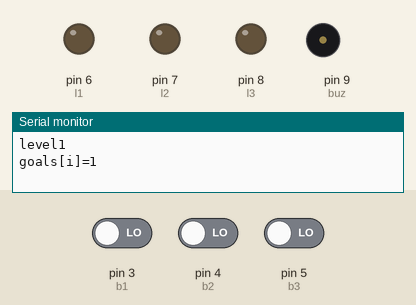
This sketch was run on a simulated Arduino Uno, built with avr-gcc and run on an emulated ATmega328P. On the bench: output pins drawn as LEDs (lit = HIGH), buzzer (waves = sounding), the last lines printed to the serial monitor. Dashed ring = blinking. Inputs (shaded band) come from the test bench; at power-on: pin 4 (b2) LOW, pin 3 (b1) LOW, pin 5 (b3) LOW. Random numbers use the default seed unless the sketch sets one.

Above: at 2.9 s.
3.0 s: pin 4 (b2) driven HIGH
At 3.4 s:
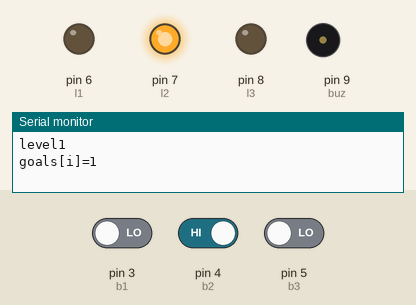
5.0 s: pin 3 (b1) driven HIGH and pin 4 (b2) driven LOW
At 5.8 s:
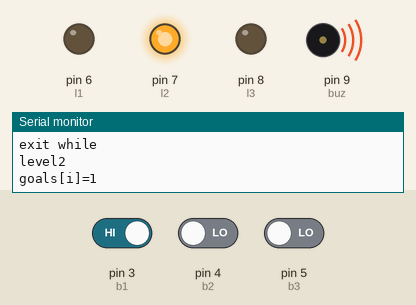
8.0 s: pin 3 (b1) driven LOW
9.6 s: pin 5 (b3) driven HIGH
At 10.0 s:
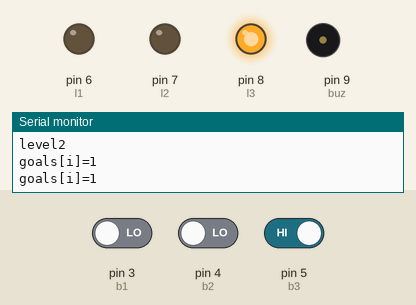
At 10.77 s:
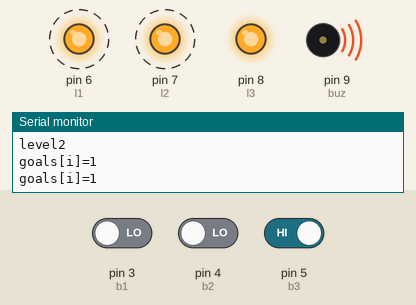
12.6 s: pin 4 (b2) driven HIGH
15.6 s: pin 5 (b3) driven LOW
Timing chart, 0 to 62.8 s (numbered marks = the images above; inputs shaded):
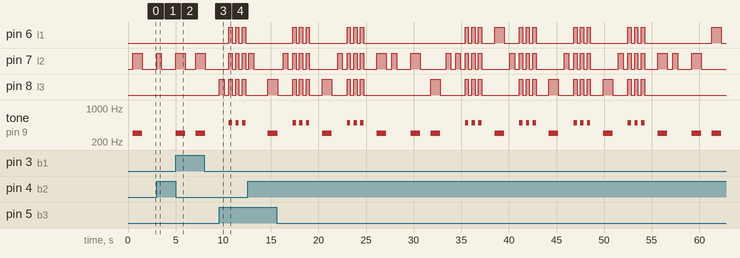

The sketch:

main.ino
```cpp
int b1 = 3;
int l1 = 6;
int b2 = 4;
int l2 = 7;
int b3 = 5;
int l3 = 8;
  int b[3] = {3,4,5};
   int l[3] = {6,7,8};
int buz=9;
    int level = 1;
    int pos[3] = {0,1,2};
    int areYouWiningSon=1;

void setup()
{
    pinMode(b1, INPUT);
    pinMode(l1, OUTPUT);
    pinMode(b2, INPUT);
    pinMode(l2, OUTPUT);
    pinMode(b3, INPUT);
    pinMode(l3, OUTPUT);
        pinMode(buz, OUTPUT);

    Serial.begin(9600);
}
void loop()
{
  areYouWiningSon=1;
    level=1;
  while (areYouWiningSon) {
    //! TODO: generate random number 0 to 2
    int goals[12];
    goals[level-1] = random(3);
    //int goal = random(3);
    //Serial.println(goal);
      Serial.print("level");
      Serial.println(level);
    for (int i =0; i<level; i++) {
      Serial.print("goals[i]=");
      Serial.println(goals[i]);
      ledOff();
      delay(500);
      digitalWrite(l[goals[i]], HIGH);
      tone(buz, 300);
      delay(1000);
      noTone(buz);
      digitalWrite(l[goals[i]], LOW);
      delay(600);
    }
    for (int k=0; k<level; k++) {
      int danger[2] = {3,3};
      int j = 0;
      for(int i=0;i<3;i++){
        if(i!=goals[k]){
          danger[j]= i;
          j++;
        }
      }
      while (true)
      {
        if(digitalRead(b[goals[k]])){
          ledIndex(goals[k]);
          Serial.println("ouga bouga");
          break;
        }
        else if(digitalRead(b[danger[0]]) ){
          ledIndex(danger[0]);
          gameOver();
          break;
        }
        else if(digitalRead(b[danger[1]])){
          ledIndex(danger[1]);
          gameOver();
          break;
        }
      }
      Serial.println("exit while");
    }
    level++;
    delay(500);
  }
}
//! TODO:
void gameOver()
{
  for (int i=0; i<3; i++) {
    ledOn();
    tone(buz, 500);
    delay(350);
    noTone(buz);
    ledOff();
    delay(350);
  }
  Serial.println("bad monky");
  areYouWiningSon=0;
}
void ledOff()
{
    digitalWrite(l3, LOW);
    digitalWrite(l1, LOW);
    digitalWrite(l2, LOW);
}
void ledOn()
{
    digitalWrite(l3, HIGH);
    digitalWrite(l1, HIGH);
    digitalWrite(l2, HIGH);
}
void ledIndex(int g)
{
  ledOff();
    digitalWrite(l[g], HIGH);
    delay(500);
    digitalWrite(l[g], LOW);
    delay(500);
}
```

Measured:
- after the input at 3.0 s, pin 7 (l2): LOW → HIGH at once, → LOW 0.50 s later
- after the input at 9.6 s, pin 6 (l1), pin 7 (l2): alternates HIGH for 0.35 s and LOW for 0.35 s, starting after 1.0 s; pin 8 (l3): LOW → HIGH at once, → LOW 0.50 s later, → HIGH 0.50 s later, → LOW 0.35 s later, … (8 changes in this stretch); tone on pin 9 (buz): alternates 500 Hz for 0.35 s and silent for 0.35 s, starting after 1.0 s
